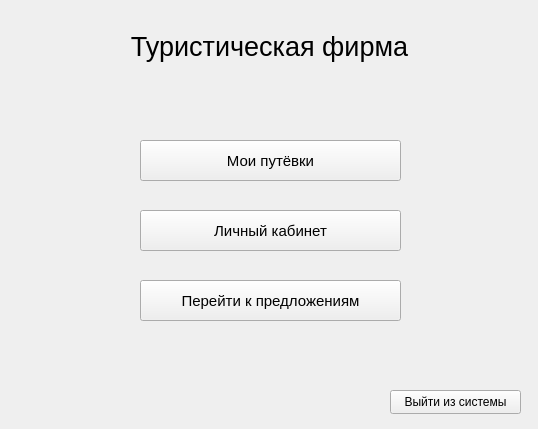
<?xml version="1.0" encoding="UTF-8"?>
<ui version="4.0">
 <class>ClientMainWindow</class>
 <widget class="QMainWindow" name="ClientMainWindow">
  <property name="geometry">
   <rect>
    <x>0</x>
    <y>0</y>
    <width>538</width>
    <height>429</height>
   </rect>
  </property>
  <property name="windowTitle">
   <string>MainWindow</string>
  </property>
  <widget class="QWidget" name="centralwidget">
   <widget class="QLabel" name="label">
    <property name="geometry">
     <rect>
      <x>9</x>
      <y>9</y>
      <width>521</width>
      <height>75</height>
     </rect>
    </property>
    <property name="minimumSize">
     <size>
      <width>0</width>
      <height>75</height>
     </size>
    </property>
    <property name="font">
     <font>
      <pointsize>20</pointsize>
     </font>
    </property>
    <property name="text">
     <string>Туристическая фирма</string>
    </property>
    <property name="alignment">
     <set>Qt::AlignCenter</set>
    </property>
   </widget>
   <widget class="QPushButton" name="offersButton">
    <property name="geometry">
     <rect>
      <x>140</x>
      <y>280</y>
      <width>261</width>
      <height>41</height>
     </rect>
    </property>
    <property name="font">
     <font>
      <family>Segoe UI</family>
      <pointsize>11</pointsize>
     </font>
    </property>
    <property name="text">
     <string>Перейти к предложениям</string>
    </property>
   </widget>
   <widget class="QPushButton" name="ticketsButton">
    <property name="geometry">
     <rect>
      <x>140</x>
      <y>140</y>
      <width>261</width>
      <height>41</height>
     </rect>
    </property>
    <property name="font">
     <font>
      <family>Segoe UI</family>
      <pointsize>11</pointsize>
     </font>
    </property>
    <property name="text">
     <string>Мои путёвки</string>
    </property>
   </widget>
   <widget class="QPushButton" name="accountButton">
    <property name="geometry">
     <rect>
      <x>140</x>
      <y>210</y>
      <width>261</width>
      <height>41</height>
     </rect>
    </property>
    <property name="font">
     <font>
      <family>Segoe UI</family>
      <pointsize>11</pointsize>
     </font>
    </property>
    <property name="text">
     <string>Личный кабинет</string>
    </property>
   </widget>
   <widget class="QPushButton" name="logoutButton">
    <property name="geometry">
     <rect>
      <x>390</x>
      <y>390</y>
      <width>131</width>
      <height>24</height>
     </rect>
    </property>
    <property name="text">
     <string>Выйти из системы</string>
    </property>
   </widget>
  </widget>
 </widget>
 <resources/>
 <connections/>
</ui>
